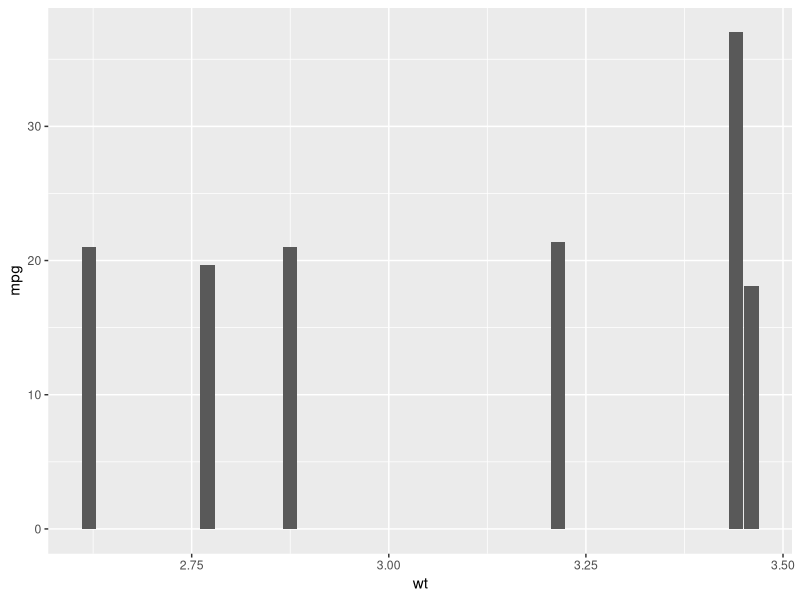
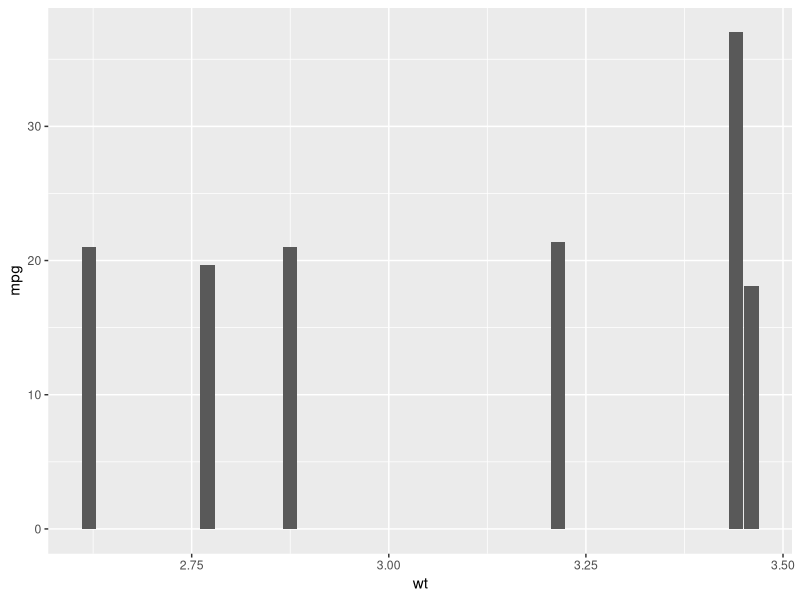

Write the R code that produced these figures, in order.
## ---- chunk 1
knitr::opts_chunk$set(echo = TRUE)
## ---- chunk 2

#  ES482 R labs   
#      University of Victoria, Victoria BC Canada             

#  Module 1: R basics

library(ggplot2)
library(dplyr)
## ---- chunk 3

2 + 2

## ---- chunk 4

2 + 2
4 + 4

## ---- chunk 5

getwd()

## ---- chunk 6

# Using the help file ----------------------

?seq

## ---- chunk 7
  
# example of order of operations using seq()
seq(from = 1,
    to = 10,
    by = 1)

# the below is read the same as above even though we didn't supply the from =, to =, and by = arguments because this is they are in the specified for this function
seq(1, 10, 1)

# as long as we specify the arguments we can also enter them in a different order
seq(to = 10,
    from = 1,
    by = 1)

# but not the same as
# seq(10, 1, 1) # try this, what happens?
## ---- chunk 8

setwd("/Users/marissadyck/Library/CloudStorage/OneDrive-OhioUniversity/R Crash Course")

## ---- chunk 9

# example of clean code

# there are spaces between each comment and between the '#' operator and the start of the comment text

# get mtcars data and create new object for filtered data
mtcars_6cyl <- mtcars %>% 
  
  # filter to only data with 6 cylinders
  filter(cyl == 6)
  
# plot filtered data wt x mpg  
ggplot(data = mtcars_6cyl, 
       aes(x = wt, y = mpg)) +
  
  # graph with columns
  geom_col()


# example of same code but messy
# notice there are no comments so you wouldn't remember what you did each step and the code is all smooshed together so it would be hard to check for coding errors/typos

mtcars_6cyl <-mtcars%>% 
filter(cyl==6)

ggplot(data=mtcars_6cyl, aes(x=wt,y=mpg)) + geom_col()

